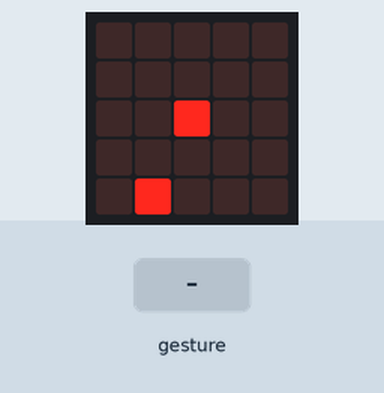
A program run on a simulated BBC micro:bit (MakeCode). Shown: the board's 5×5 LED display. Inputs (shaded band) come from the test bench. Random numbers come from a fixed seed; a tilt is held for 1.5 s and a shake lasts 1 s, then the board lies face up again.

Above: at 1.2 s.
1.3 s: gesture 'logo up'
At 2.4 s:
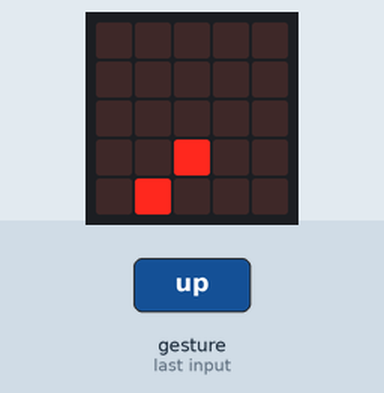
2.9 s: gesture 'tilt left'
At 3.5 s:
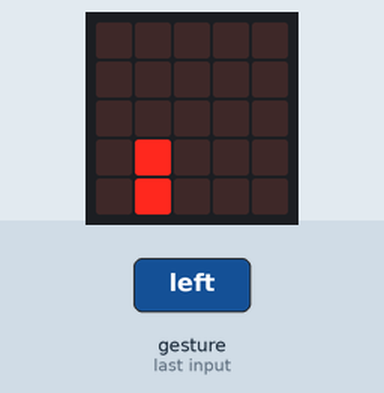
4.4 s: gesture 'logo down'
At 5.7 s:
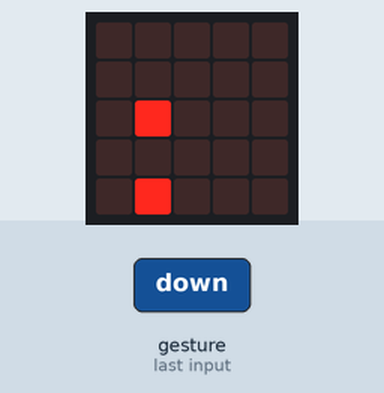
6.0 s: gesture 'tilt left'
At 7.1 s:
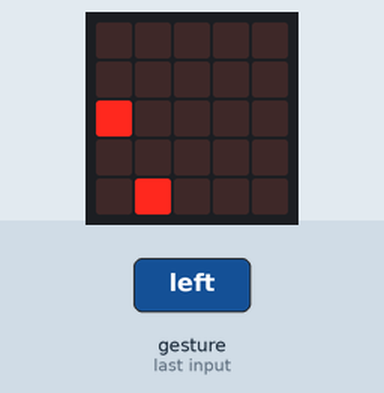
7.5 s: gesture 'logo up'
At 8.3 s:
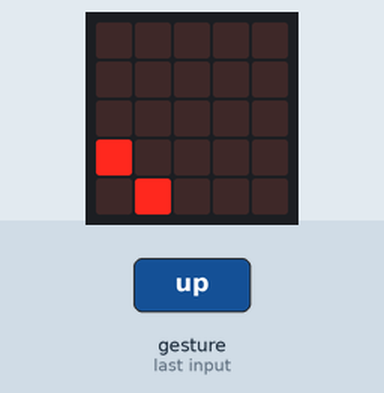
9.1 s: gesture 'tilt right'
At 9.4 s:
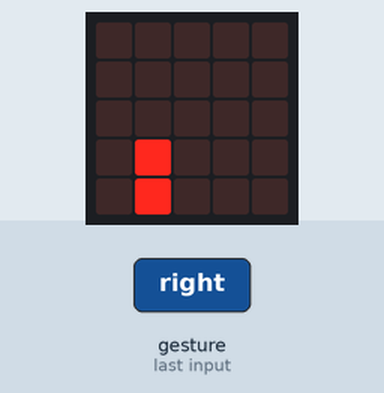
Timing chart, 0 to 11.6 s (numbered marks = the images above; inputs shaded):
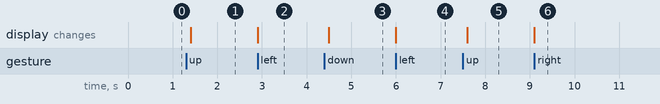

The program:

main.ts
```typescript
input.onGesture(Gesture.LogoUp, function () {
    蛇.change(LedSpriteProperty.Y, 1)
})
input.onGesture(Gesture.LogoDown, function () {
    蛇.change(LedSpriteProperty.Y, -1)
})
input.onGesture(Gesture.TiltLeft, function () {
    蛇.change(LedSpriteProperty.X, -1)
})
input.onGesture(Gesture.TiltRight, function () {
    蛇.change(LedSpriteProperty.X, 1)
})
let 蛇: game.LedSprite = null
蛇 = game.createSprite(2, 2)
let 点心 = game.createSprite(randint(0, 4), randint(0, 4))
basic.forever(function () {
    if (蛇.isTouching(点心)) {
        game.addScore(1)
        点心.delete()
        basic.pause(100)
        点心 = game.createSprite(randint(0, 4), randint(0, 4))
    }
    if (game.score() == 5) {
        basic.showIcon(IconNames.Happy)
        music.startMelody(music.builtInMelody(Melodies.Dadadadum), MelodyOptions.Once)
        game.gameOver()
    }
})
```

test.ts
```typescript
// 在這裡測試；當此封包作為擴充功能時，將不會編譯此內容。
```

Measured:
- after the input at 1.3 s, the display: changes after 0.10 s (image 1)
- after the input at 2.9 s, the display: changes at once (image 2)
- after the input at 4.4 s, the display: changes after 0.10 s (image 3)
- after the input at 6.0 s, the display: changes at once (image 4)
- after the input at 7.5 s, the display: changes after 0.10 s (image 5)
- after the input at 9.1 s, the display: changes at once (image 6)
